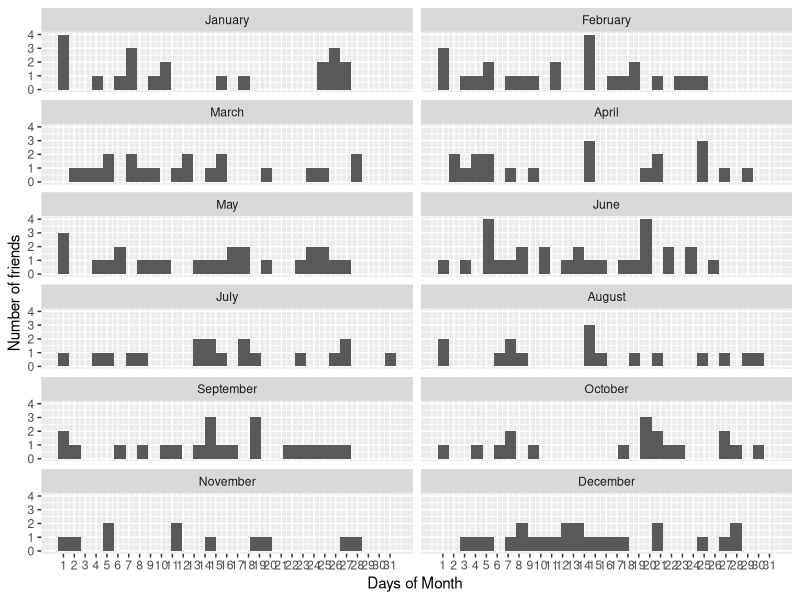
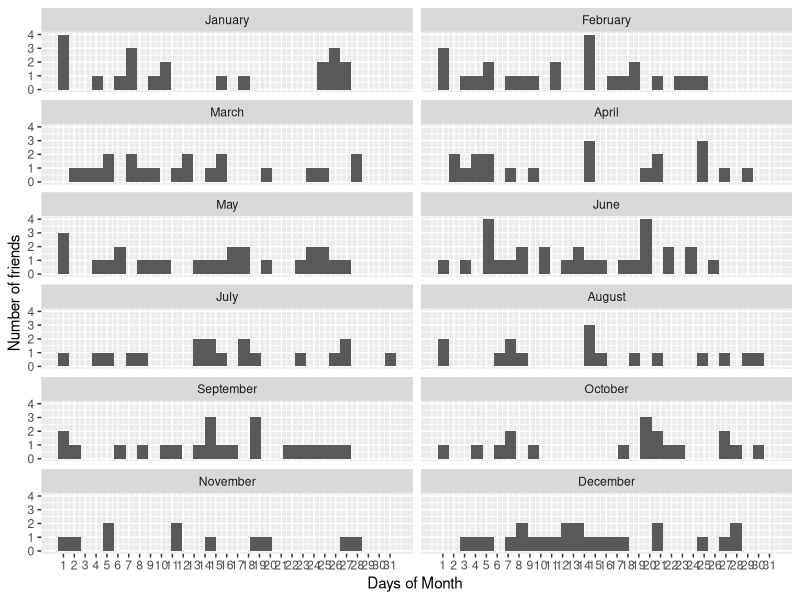

R code for these plots, in order:
birthdayData <- read.csv('friendBirthday.csv')
birthdayData$Start.date <- as.character(birthdayData$Start.date)
birthdayData$Start.date
birthdayData$Start.date <- as.Date(birthdayData$Start.date, format ="%m/%d")
birthdayData$Day <- as.numeric(format(birthdayData$Start.date, "%d"))
birthdayData$Month <- format(birthdayData$Start.date, "%B")
birthdayData$Month <- factor(birthdayData$Month, levels = c("January","February","March","April","May","June","July","August","September","October","November","December"))
library(ggplot2)
qplot(data = birthdayData, x = Day, xlab = "Days of Month ", ylab = "Number of friends") +
  scale_x_continuous(breaks = seq(1,31,1))+
  facet_wrap(~Month,ncol =2)
ggsave("5.png", width = 12, height = 6)
by(birthdayData$Day,birthdayData$Month,  length)
subset(birthdayData,birthdayData$Day == 9 & birthdayData$Month == "March")
max(by(birthdayData$Day,birthdayData$Month,  length))
min(by(birthdayData$Month,birthdayData$Day,  length))
